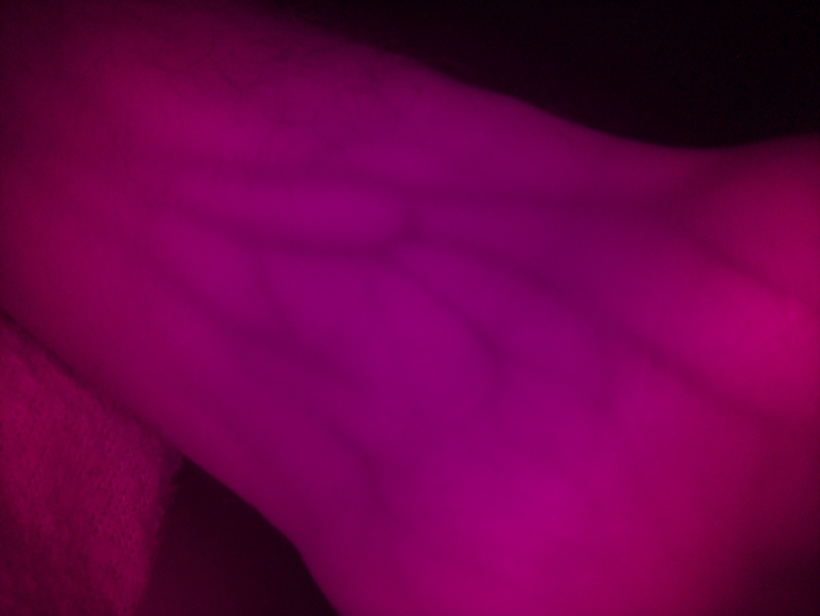
#> input picture legacy/Image_Processing/Grayscale_Conversion/input.jpg, 1640 x 1232 px (shown at 1/2 size)
$ python CLAHE.py ../Grayscale_Conversion/input.jpg out.png ../Grayscale_Conversion/input.jpg ../Grayscale_Conversion/input.jpg ../Grayscale_Conversion/input.jpg ../Grayscale_Conversion/input.jpg
#> lines starting #> are read from the running program, lines starting #| are printed output that depends on the picture; after the words box and inside, x2 and y2 are one past the last pixel; in counts of white or black regions, pixels touching at a corner belong together
import cv2
import numpy as np
import os
import sys
import time
import matplotlib.pyplot as plt
from datetime import datetime
from matplotlib.gridspec import GridSpec

def apply_clahe(image_path, save_path, clip_limit=2.0, tile_grid_size=(8, 8), output_format='jpg', quality=95, create_visualizations=True):
    """
    Apply CLAHE (Contrast Limited Adaptive Histogram Equalization) with comprehensive research visualizations.

    Args:
        image_path: Path to the input image
        save_path: Path to save the processed image or directory
        clip_limit: Threshold for contrast limiting
        tile_grid_size: Size of grid for histogram equalization
        output_format: Output image format ('jpg', 'png', etc.)
        quality: JPEG quality (0-100), only applicable for JPEG
        create_visualizations: Whether to create research visualizations

    Returns:
        tuple: (clahe_image, metadata_dict)
    """
#> called with image_path = '../Grayscale_Conversion/input.jpg', save_path = 'out.png', clip_limit = 2, tile_grid_size = (8, 8), output_format = './Grayscale_Conversion/input.jpg', quality = 95, create_visualizations = True
    # Check if input file exists
    if not os.path.isfile(image_path):
        raise FileNotFoundError(f"Image not found: {image_path}")

    # Read the image in grayscale
    try:
        image = cv2.imread(image_path, cv2.IMREAD_GRAYSCALE)
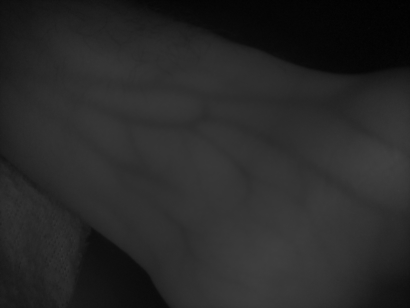
#> image: shape (1232, 1640) (shown at 1/4 size); min 0, max 66, mean 40.1
        if image is None:
            raise ValueError(f"Failed to read image: {image_path}")
    except Exception as e:
        raise RuntimeError(f"Error reading image: {str(e)}")

    # Apply CLAHE
    start_time = time.time()
    clahe = cv2.createCLAHE(clipLimit=clip_limit, tileGridSize=tile_grid_size)
    clahe_image = clahe.apply(image)
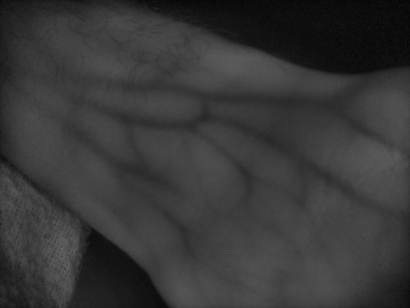
#> clahe_image: shape (1232, 1640) (shown at 1/4 size); min 1, max 110, mean 55.4
    processing_time = time.time() - start_time

    # Ensure save_path has a valid filename and extension
    if os.path.isdir(save_path):
        base_name = os.path.splitext(os.path.basename(image_path))[0]
        save_path = os.path.join(save_path, f"{base_name}_clahe.{output_format}")
    else:
        # Ensure the directory exists
        output_dir = os.path.dirname(save_path)
        if output_dir and not os.path.exists(output_dir):
            os.makedirs(output_dir, exist_ok=True)

    # Save the processed image with appropriate parameters
    try:
        if output_format.lower() == 'jpg' or output_format.lower() == 'jpeg':
            cv2.imwrite(save_path, clahe_image, [cv2.IMWRITE_JPEG_QUALITY, quality])
        elif output_format.lower() == 'png':
            cv2.imwrite(save_path, clahe_image, [cv2.IMWRITE_PNG_COMPRESSION, 9])
        else:
            cv2.imwrite(save_path, clahe_image)
    except Exception as e:
        raise RuntimeError(f"Error saving image: {str(e)}")

    # Initialize visualization paths
    comparison_path = None
    histogram_path = None
    intensity_path = None
    metrics_path = None

    # Create comparison image
    comparison_path = save_path.replace(f"_clahe.{output_format}", f"_comparison.{output_format}")
    create_comparison_image(image, clahe_image, comparison_path, output_format, quality)

    # Create research visualizations if requested
    if create_visualizations:
        # Create histogram comparison
        histogram_path = save_path.replace(f"_clahe.{output_format}", f"_histograms.png")
        create_histogram_plot(image, clahe_image, histogram_path)

        # Create intensity distribution plot
        intensity_path = save_path.replace(f"_clahe.{output_format}", f"_intensity_distribution.png")
        create_intensity_distribution(image, clahe_image, intensity_path)

        # Create metrics visualization
        metrics_path = save_path.replace(f"_clahe.{output_format}", f"_metrics.png")
        create_metrics_visualization(image, clahe_image, processing_time, clip_limit, tile_grid_size, metrics_path)

    # Get output file size
    output_stats = os.stat(save_path)

    # Calculate image statistics
    orig_mean = np.mean(image)
    orig_std = np.std(image)
    orig_min = np.min(image)
    orig_max = np.max(image)

    clahe_mean = np.mean(clahe_image)
    clahe_std = np.std(clahe_image)
    clahe_min = np.min(clahe_image)
    clahe_max = np.max(clahe_image)

    # Calculate contrast improvement
    contrast_improvement = ((clahe_std - orig_std) / orig_std) * 100 if orig_std > 0 else 0

    # Gather metadata
    input_stats = os.stat(image_path)
    height, width = clahe_image.shape
    info = {
        "Original Image Path": image_path,
        "Processed Image Path": save_path,
        "Comparison Image Path": comparison_path,
        "Histogram Plot Path": histogram_path,
        "Intensity Distribution Path": intensity_path,
        "Metrics Visualization Path": metrics_path,
        "Image Dimensions": (height, width),
        "Original File Size (KB)": round(input_stats.st_size / 1024, 2),
        "Processed File Size (KB)": round(output_stats.st_size / 1024, 2),
        "File Size Change (%)": round((output_stats.st_size / input_stats.st_size - 1) * 100, 2),
        "Image Depth": image.dtype,
        "Clip Limit": clip_limit,
        "Tile Grid Size": tile_grid_size,
        "Processing Time (ms)": round(processing_time * 1000, 2),
        "Processing Date": datetime.now().strftime("%Y-%m-%d %H:%M:%S"),
        "Original Mean Intensity": round(orig_mean, 2),
        "Original Std Deviation": round(orig_std, 2),
        "Original Min Intensity": orig_min,
        "Original Max Intensity": orig_max,
        "CLAHE Mean Intensity": round(clahe_mean, 2),
        "CLAHE Std Deviation": round(clahe_std, 2),
        "CLAHE Min Intensity": clahe_min,
        "CLAHE Max Intensity": clahe_max,
        "Contrast Improvement (%)": round(contrast_improvement, 2)
    }

    return clahe_image, info

def create_comparison_image(image, clahe_image, save_path, output_format, quality):
    """Create a side-by-side comparison of original and CLAHE processed images."""
#> called with save_path = 'out.png', output_format = './Grayscale_Conversion/input.jpg', quality = 95
    # Get dimensions
    h, w = image.shape[:2]

    # Create a new image with twice the width
    comparison = np.zeros((h, w * 2), dtype=np.uint8)

    # Place original image on the left
    comparison[:, :w] = image
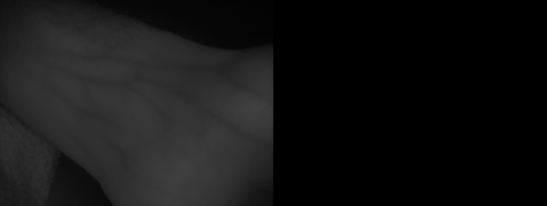
#> comparison: shape (1232, 3280) (shown at 1/6 size); min 0, max 66, mean 20.1

    # Place CLAHE image on the right
    comparison[:, w:] = clahe_image
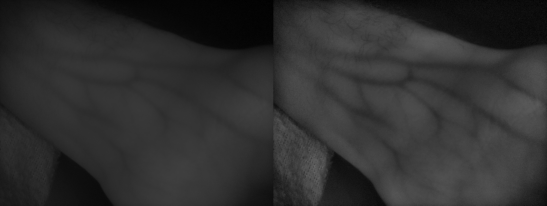
#> comparison: shape (1232, 3280) (shown at 1/6 size); min 0, max 110, mean 47.8

    # Add text labels
    font = cv2.FONT_HERSHEY_SIMPLEX
    font_scale = 0.7
    font_thickness = 2
    text_color = 255  # White

    # Add "Original" label
    cv2.putText(comparison, "Original", (10, 30), font, font_scale, text_color, font_thickness)
#> comparison: shape (1232, 3280); 0.02% of pixels changed, all inside (x1, y1, x2, y2) = (11, 14, 90, 37)

    # Add "CLAHE" label
    cv2.putText(comparison, "CLAHE", (w + 10, 30), font, font_scale, text_color, font_thickness)
#> comparison: shape (1232, 3280); min 0, max 255, mean 47.9

    # Save comparison image
    try:
        if output_format.lower() == 'jpg' or output_format.lower() == 'jpeg':
            cv2.imwrite(save_path, comparison, [cv2.IMWRITE_JPEG_QUALITY, quality])
        elif output_format.lower() == 'png':
            cv2.imwrite(save_path, comparison, [cv2.IMWRITE_PNG_COMPRESSION, 9])
        else:
            cv2.imwrite(save_path, comparison)
    except Exception as e:
        raise RuntimeError(f"Error saving comparison image: {str(e)}")

def create_histogram_plot(image, clahe_image, save_path):
    """Create histogram comparison plot."""
#> called with save_path = 'out.png'
    plt.figure(figsize=(12, 8))

    # Create a 2x2 grid of subplots
    gs = GridSpec(2, 2, width_ratios=[1, 1], height_ratios=[1, 1])

    # Original image
    ax1 = plt.subplot(gs[0, 0])
    ax1.imshow(image, cmap='gray')
    ax1.set_title('Original Image')
    ax1.axis('off')

    # CLAHE image
    ax2 = plt.subplot(gs[0, 1])
    ax2.imshow(clahe_image, cmap='gray')
    ax2.set_title('CLAHE Processed Image')
    ax2.axis('off')

    # Original histogram
    ax3 = plt.subplot(gs[1, 0])
    hist = cv2.calcHist([image], [0], None, [256], [0, 256])
#> hist = 256 values, max 101215 at index 47, min 0 at index 67, mean 7892.5
    ax3.plot(hist, color='gray')
    ax3.set_xlim([0, 256])
    ax3.set_title('Original Histogram')
    ax3.set_xlabel('Pixel Value')
    ax3.set_ylabel('Frequency')

    # CLAHE histogram
    ax4 = plt.subplot(gs[1, 1])
    hist = cv2.calcHist([clahe_image], [0], None, [256], [0, 256])
#> hist = 256 values, max 79632 at index 68, min 0 at index 0, mean 7892.5
    ax4.plot(hist, color='gray')
    ax4.set_xlim([0, 256])
    ax4.set_title('CLAHE Histogram')
    ax4.set_xlabel('Pixel Value')
    ax4.set_ylabel('Frequency')

    plt.tight_layout()
    plt.savefig(save_path, dpi=300, bbox_inches='tight')
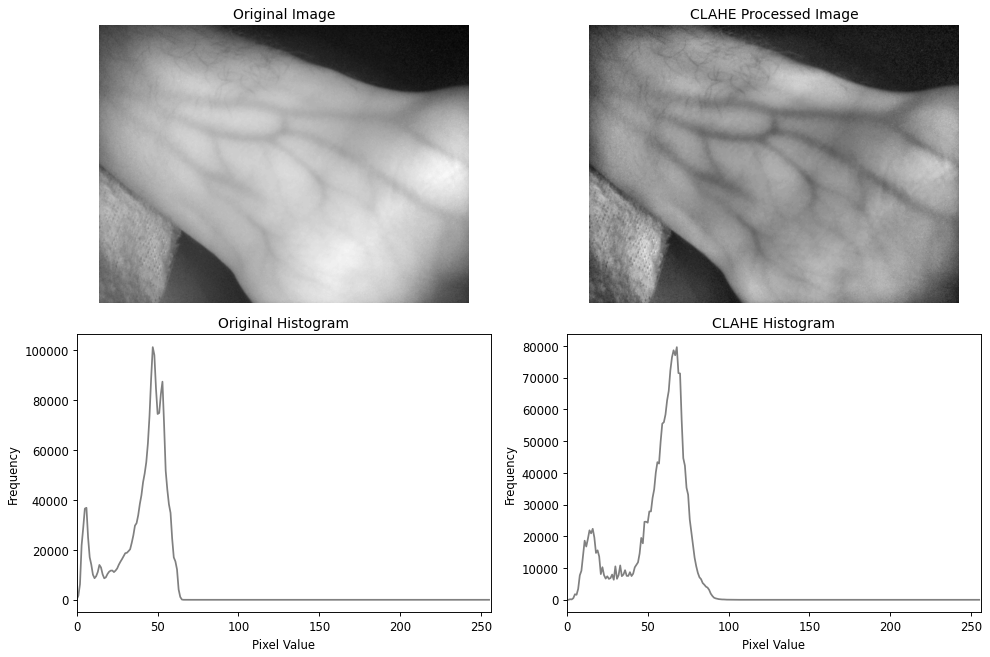
#> figure drawn by matplotlib, 4 panels; panel 3: curve peaks at x = 47, y = 101215; panel 4: curve peaks at x = 68, y = 79632
    plt.close()

def create_intensity_distribution(image, clahe_image, save_path):
    """Create intensity distribution plot."""
#> called with save_path = 'out.png'
    plt.figure(figsize=(12, 6))

    # Create a 1x2 grid of subplots
    gs = GridSpec(1, 2, width_ratios=[1, 1])

    # Original intensity distribution
    ax1 = plt.subplot(gs[0])
    ax1.hist(image.flatten(), bins=50, color='gray', alpha=0.7)
    ax1.set_title('Original Intensity Distribution')
    ax1.set_xlabel('Pixel Value')
    ax1.set_ylabel('Frequency')

    # CLAHE intensity distribution
    ax2 = plt.subplot(gs[1])
    ax2.hist(clahe_image.flatten(), bins=50, color='gray', alpha=0.7)
    ax2.set_title('CLAHE Intensity Distribution')
    ax2.set_xlabel('Pixel Value')
    ax2.set_ylabel('Frequency')

    plt.tight_layout()
    plt.savefig(save_path, dpi=300, bbox_inches='tight')
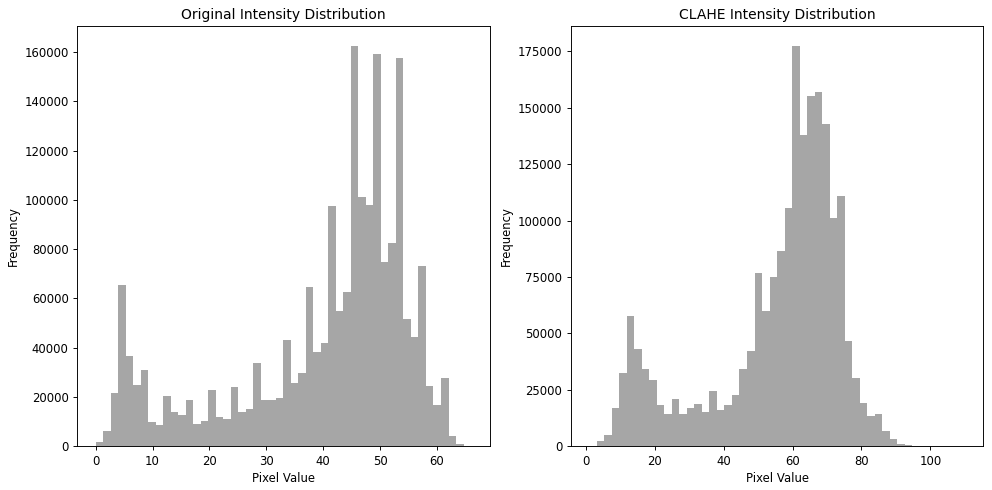
#> figure drawn by matplotlib, 2 panels; panel 1: tallest bar 162349 high, from x = 44.88 to 46.2; panel 2: tallest bar 177227 high, from x = 59.86 to 62.04
    plt.close()

def create_metrics_visualization(image, clahe_image, processing_time, clip_limit, tile_grid_size, save_path):
    """Create metrics visualization."""
#> called with processing_time = 0.0773, clip_limit = 2, tile_grid_size = (8, 8), save_path = 'out.png'
    # Calculate metrics
    orig_mean = np.mean(image)
#> orig_mean = 40.14
    orig_std = np.std(image)
#> orig_std = 15.59
    orig_min = np.min(image)
#> orig_min = 0
    orig_max = np.max(image)
#> orig_max = 66

    clahe_mean = np.mean(clahe_image)
#> clahe_mean = 55.44
    clahe_std = np.std(clahe_image)
#> clahe_std = 19.05
    clahe_min = np.min(clahe_image)
#> clahe_min = 1
    clahe_max = np.max(clahe_image)
#> clahe_max = 110

    # Calculate contrast improvement
    contrast_improvement = ((clahe_std - orig_std) / orig_std) * 100 if orig_std > 0 else 0
#> contrast_improvement = 22.2

    # Create figure
    fig, axs = plt.subplots(2, 2, figsize=(12, 10))

    # Mean intensity comparison
    ax1 = axs[0, 0]
    ax1.bar(['Original', 'CLAHE'], [orig_mean, clahe_mean], color=['gray', 'darkgray'])
    ax1.set_title('Mean Intensity Comparison')
    ax1.set_ylabel('Mean Intensity')

    # Standard deviation comparison
    ax2 = axs[0, 1]
    ax2.bar(['Original', 'CLAHE'], [orig_std, clahe_std], color=['gray', 'darkgray'])
    ax2.set_title('Standard Deviation Comparison')
    ax2.set_ylabel('Standard Deviation')

    # Intensity range comparison
    ax3 = axs[1, 0]
    ax3.bar(['Original Min', 'CLAHE Min'], [orig_min, clahe_min], color=['lightgray', 'silver'])
    ax3.bar(['Original Max', 'CLAHE Max'], [orig_max, clahe_max], color=['gray', 'darkgray'])
    ax3.set_title('Intensity Range Comparison')
    ax3.set_ylabel('Pixel Value')

    # Processing metrics
    ax4 = axs[1, 1]
    metrics = ['Clip Limit', 'Tile Size', 'Time (ms)', 'Contrast Improv. (%)']
    values = [clip_limit, tile_grid_size[0] * tile_grid_size[1], processing_time * 1000, contrast_improvement]
#> values = [2, 64, 77.32, 22.2]
    ax4.bar(metrics, values, color=['blue', 'green', 'orange', 'red'])
    ax4.set_title('Processing Metrics')
    ax4.set_ylabel('Value')

    plt.tight_layout()
    plt.savefig(save_path, dpi=300, bbox_inches='tight')
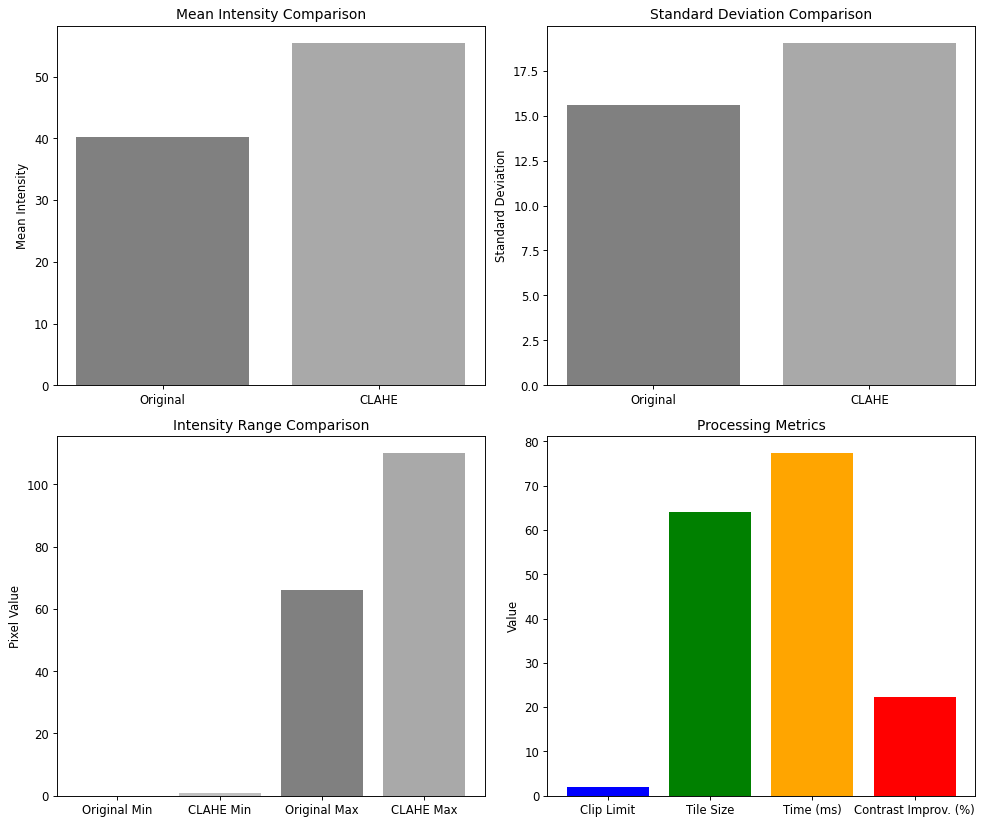
#> figure drawn by matplotlib, 4 panels; panel 4: tallest bar 77.32 high, from x = 1.6 to 2.4
    plt.close()

if __name__ == "__main__":
    if len(sys.argv) < 3 or len(sys.argv) > 8:
        print("Usage: python CLAHE.py <input_image_path> <output_image_or_directory_path> [clip_limit] [tile_grid_size] [format] [quality] [--no-visualizations]")
        print("Example: python CLAHE.py input.jpg output/ 2.0 (8,8) png")
        print("Example: python CLAHE.py input.jpg output_clahe.jpg 3.0 (4,4) jpg 90")
        print("Use --no-visualizations to skip creating research visualizations")
        sys.exit(1)

    input_path = sys.argv[1]
    output_path = sys.argv[2]

    # Get optional parameters
    clip_limit = 2.0  # Default clip limit
    tile_grid_size = (8, 8)  # Default tile grid size
    output_format = 'jpg'  # Default format
    quality = 95  # Default quality
    create_visualizations = True  # Default to create visualizations

    # Parse clip_limit if provided
    if len(sys.argv) >= 4 and sys.argv[3] != "--no-visualizations":
        try:
            clip_limit = float(sys.argv[3])
        except ValueError:
            print("Warning: Invalid clip_limit value, using default (2.0)")
            clip_limit = 2.0

    # Parse tile_grid_size if provided
    if len(sys.argv) >= 5 and sys.argv[4] != "--no-visualizations":
        try:
            # Parse tuple format like "(8,8)"
            tile_str = sys.argv[4].strip('()')
            tile_parts = tile_str.split(',')
            tile_grid_size = (int(tile_parts[0]), int(tile_parts[1]))
        except Exception:
            print("Warning: Invalid tile_grid_size value, using default ((8,8))")
            tile_grid_size = (8, 8)

    # Parse output format if provided
    if len(sys.argv) >= 6 and sys.argv[5] != "--no-visualizations":
        output_format = sys.argv[5]
        if output_format.startswith('.'):
            output_format = output_format[1:]  # Remove dot if present

    # Parse quality if provided
    if len(sys.argv) >= 7 and sys.argv[6] != "--no-visualizations":
        try:
            quality = int(sys.argv[6])
            quality = max(0, min(100, quality))  # Ensure quality is between 0-100
        except ValueError:
            print("Warning: Invalid quality value, using default (95)")
            quality = 95

    # Check for no-visualizations flag
    if "--no-visualizations" in sys.argv:
        create_visualizations = False

    try:
        clahe_img, metadata = apply_clahe(
            input_path, output_path, clip_limit, tile_grid_size,
            output_format, quality, create_visualizations
        )

        print("CLAHE processing complete. Metadata:")
        for key, value in metadata.items():
            print(f"{key}: {value}")
    except Exception as e:
        print(f"Error: {str(e)}")
#> (the run stopped early here; a loop or call above may not have finished)
